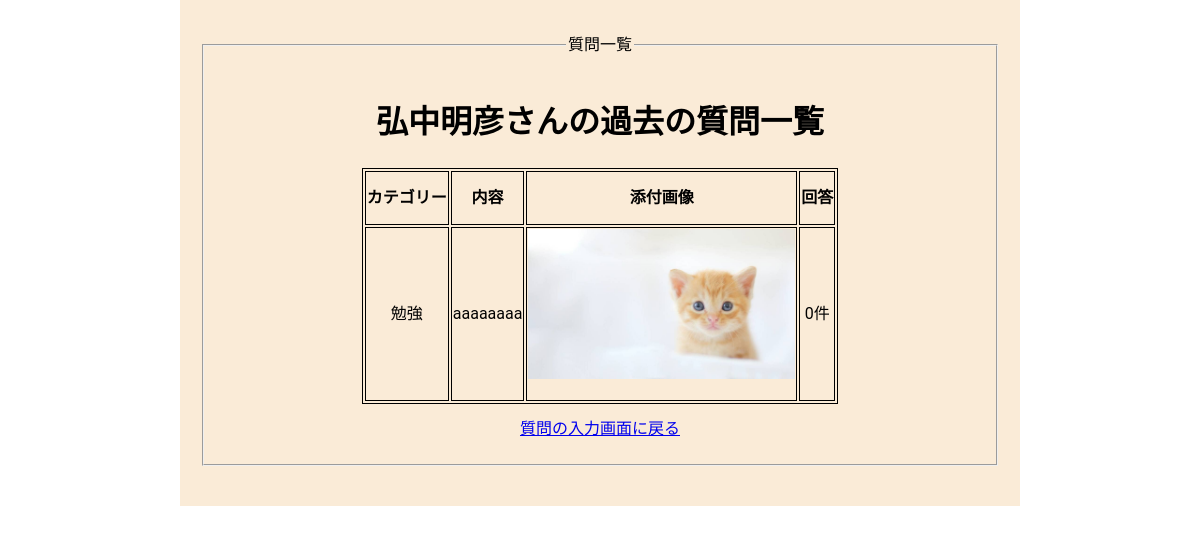
The page /question_my_read.php (signed in) on the database its author committed.
### tables this page shows
CREATE TABLE `question_table` (
  `id` int(11) NOT NULL,
  `user_id` int(11) NOT NULL,
  `category` varchar(128) NOT NULL,
  `question` varchar(128) NOT NULL,
  `image` varchar(128) DEFAULT NULL,
  `created_at` datetime NOT NULL,
  `updated_at` datetime NOT NULL
);

### question_my_read.php (the view, shortened to what this page needs)
<?php
$user_id = $_SESSION['user_id'];
$user_name = $_SESSION['user_name'];
$pdo = connect_to_db();
$sql = 'SELECT * FROM question_table WHERE user_id=:user_id ORDER BY created_at ASC';
$stmt = $pdo->prepare($sql);
$stmt->bindValue(':user_id', $user_id);
try {
  $status = $stmt->execute();
} catch (PDOException $e) {
  echo json_encode(["sql error" => "{$e->getMessage()}"]);
  exit();
}
$result = $stmt->fetchAll(PDO::FETCH_ASSOC);
$output = "";
foreach ($result as $record) {
  $output .= "
  <tr>
    <td>{$record["category"]}</td>
    <td>{$record["question"]}</td>
    <td><img src='{$record["image"]}' height='150px'></td>
    <td>0件</td>
  </tr>
  ";
}
?>
<!DOCTYPE html>
<html lang="ja">
<head>
  <link rel="stylesheet" href="css/style.css">
</head>
<body>
  <div class="wrapper">
    <fieldset>
      <legend>質問一覧</legend>
      <h1><?php echo $user_name; ?>さんの過去の質問一覧</h1>
      <div class="contents">
        <table>
          <thead>
            <tr>
              <th>カテゴリー</th>
              <th>内容</th>
              <th>添付画像</th>
              <th>回答</th>
            </tr>
          </thead>
          <tbody>
            <?= $output ?>
          </tbody>
        </table>
      </div>
      <a href="question_input.php">質問の入力画面に戻る</a>
    </fieldset>
  </div>
</body>
</html>

### css/style.css (style rules this page uses)
body { font-family: Roboto, "Yu Gothic Medium", "游ゴシック Medium", YuGothic, "游ゴシック体", "ヒラギノ角ゴ Pro W3", "メイリオ", sans-serif; font-size: 16px; width: 70%; margin: 0 auto; }
.wrapper { padding: 20px 20px 40px; background-color: antiquewhite; text-align: center; line-height: 50px; }
table, th, td { border: 1px solid black; font-size: 16px; }
.contents { display: flex; justify-content: space-evenly; }

### rows shown on the page
question_table: category "勉強", question "aaaaaaaa", image (picture)

### other values the page prints
$user_name "弘中明彦"
